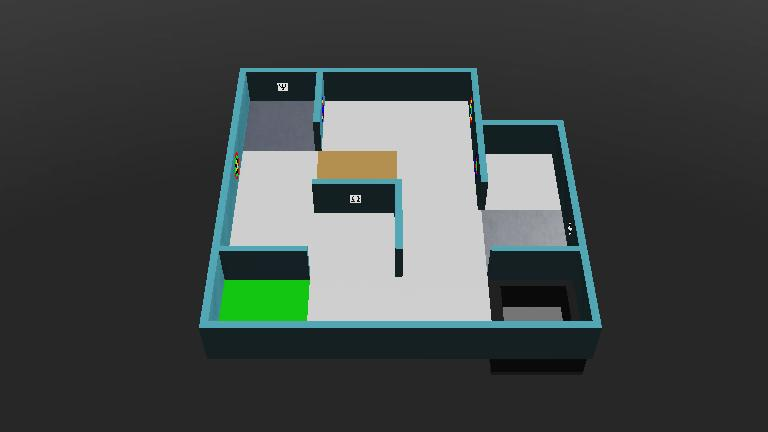
#> input picture game/worlds/.mapping_example_1_cyan_tiles.jpg, 768 x 432 px
$ python -i image.py   (imports and definitions only)
#> lines starting #> are read from the running program, lines starting #| are printed output that depends on the picture; after the words box and inside, x2 and y2 are one past the last pixel; in counts of white or black regions, pixels touching at a corner belong together
### ejemplos/codigoCompletoPepe/src/utils.py
import math
import numpy as np
from typing import Dict
from vector import Vector

import logging
# logger = logging.getLogger("willow")
# filename = 'willow.log'

# logging.basicConfig(filename=filename, encoding='utf-8', level=logging.DEBUG)

logger = logging.getLogger("willow")
logger.setLevel(logging.DEBUG)

if not logger.handlers:
    handler = logging.FileHandler("willow.log", encoding="utf-8")
    formatter = logging.Formatter('%(asctime)s - %(levelname)s - %(message)s')
    handler.setFormatter(formatter)
    logger.addHandler(handler)

logger.propagate = False

def create_csv(filename, headers):
    with open(filename, 'w') as f:
        f.write(headers + '\n')

def write_csv(filename, data):
    with open(filename, 'a') as f:
        f.write(';'.join(str(x) for x in data) + '\n')

# [73 lines left out: functions log_debug, clamp, point_on_horizontal_border, point_on_vertical_border, near_multiple, sort_cw, not called in this run]

def get_target_contour(contours, hierarchy, is_letter_contour = False):
    hierarchy = hierarchy[0]
    for component in zip(contours, hierarchy):
        current_contour = component[0]
        current_hierarchy = component[1]
        if not is_letter_contour:
            if current_hierarchy[2] >= 0:
                contour = current_contour
                return contour
        else:
            if current_hierarchy[2] < 0 and current_hierarchy[3] >= 0:
                contour = current_contour
                return contour
    return None

# [14 lines left out: functions get_percentage, get_vectors_average, not called in this run]

def get_nearest_multiple(num, mult = 0.06):
    return round(num / mult) * mult

def wrap_to_pi(angle: float) -> float:
    """Envuelve un ángulo a (-pi, pi]."""
    return (angle + math.pi) % (2.0 * math.pi) - math.pi

# [34 lines left out: function cardinal_ray_indices, not called in this run]

def order_nearest_points(points, reference):
    points.sort(key=lambda p: abs(reference - p))
    return points

# [13 lines left out: functions get_prev_follow_index, get_corrected_position, not called in this run]

### ejemplos/codigoCompletoPepe/src/vector.py
import math

class Vector:
    @staticmethod
    def from_tuple(tuple):
        return Vector(tuple[0], tuple[1])

    # [5 lines left out: function from_angle, not called in this run]

    def __init__ (self, x, y):
        self.x = x
        self.y = y

    # [21 lines left out: functions distance_to, normalized, length, not called in this run]

    def angle(self):
        return math.atan2(-self.x, -self.y)

    # [4 lines left out: function angle_to, not called in this run]

    def cross(self, another_vector):
        return self.x * another_vector.y - self.y * another_vector.x

    def dot(self, another_vector):
        return self.x * another_vector.x + self.y * another_vector.y

    # [6 lines left out: function rotated, not called in this run]

    def round(self):
        return Vector(round(self.x), round(self.y))

    def floor(self):
        return Vector(math.floor(self.x), math.floor(self.y))

    def get_opposite(self):
        return self.rotated(math.pi)

    def __add__(self, vector):
        return Vector(self.x + vector.x, self.y + vector.y)

    def __sub__(self, vector):
        return Vector(self.x - vector.x, self.y - vector.y)

    def __mul__(self, scalar):
        return Vector(self.x * scalar, self.y * scalar)

    def __rmul__(self, scalar):
        return self*scalar

    def __truediv__(self, scalar):
        return Vector(self.x / scalar, self.y / scalar)

    def __repr__(self):
        return f"Vector({self.x}, {self.y})"

    # [4 lines left out: function __eq__, not called in this run]

    def __hash__(self):
        key = (self.x, self.y)
        return hash(key)

Vector.UP = Vector(0, -1)
Vector.DOWN = Vector(0, 1)
Vector.LEFT = Vector(-1, 0)
Vector.RIGHT = Vector(1, 0)
#> further down, picture is the input picture: shape (432, 768, 3); mean B, G, R 69.9, 71.3, 65.5
Vector.ONE = Vector(1, 1)
Vector.ZERO = Vector(0, 0)

### ejemplos/codigoCompletoPepe/src/image.py
import cv2
import utils
import numpy as np
from enum import Enum
from vector import Vector
from decimal import Decimal
from fractions import Fraction

MIN_AREA = 100
MIN_COGNITIVE_AREA = 500

class ColourValues(Enum):
    """This class defines the RGB values for the colours that cognitive targets contain inside them (each possible ring colour)."""
    # In terms of RGB values
    BLACK = (0, 0, 0)
    RED = (207, 0, 0)
    BLUE =  (0, 0, 207)
    GREEN = (0, 207, 0)
    YELLOW = (207, 207, 0)

class ColourScores(Enum):
    """This class defines the scores for the colours that cognitive targets contain inside them (each possible ring colour)."""
    BLACK = -2
    RED = -1
    YELLOW = 0
    GREEN = 1
    BLUE = 2

class ImageProcessor:

    def __init__(self):
        self.last_token_position = Vector(10000, 10000)
        self.last_token_direction = Vector.ONE
        self.counter = 0
        self.debugging = False

    # [155 lines left out: functions debug_show, clean_image, is_yellow, is_red, is_blue, is_green and 8 more, not called in this run]

    def threshold_image(self, img):
        """An own thresh that is adptative to the simulation's noise, setting as white crucial color pixels
        and as black the not crucial ones for the victims detection. NumPy operartors are used due to its efficiency
        (faster than Python loops)."""
        if img is None: return None
        if img.size == 0: return None

        b = img[...,0]
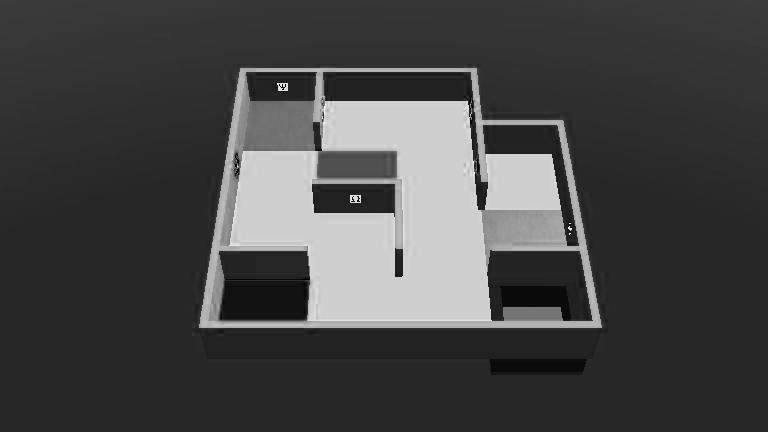
#> b: shape (432, 768); min 0, max 255, mean 69.9
        g = img[...,1]
        r = img[...,2]
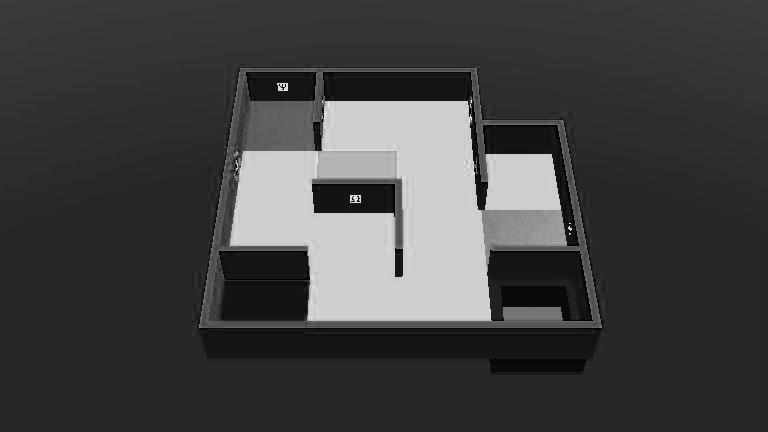
#> r: shape (432, 768); min 0, max 255, mean 65.5

        is_wall = (r < g) & (g < b) & (r < (g * 0.625)) & (r > ( g * 0.45)) & (g >= 0.9 * b)
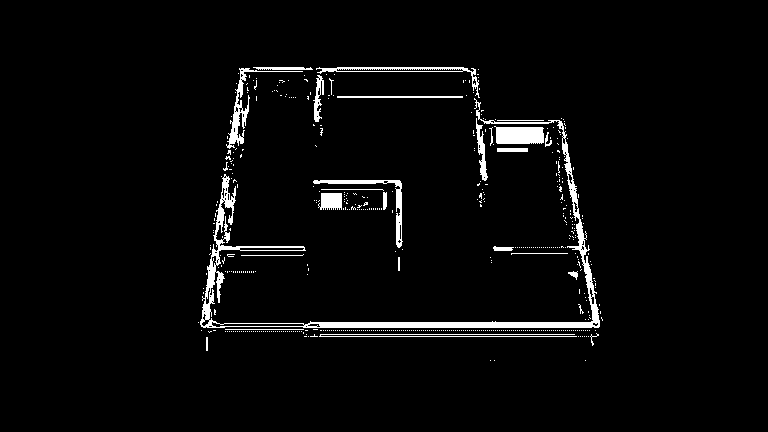
#> is_wall: shape (432, 768) bool; 3.4% white; 512 white regions (486 under 20 px), largest, box (x1, y1, x2, y2) and area: (200, 98, 600, 328) 4830, (494, 126, 544, 144) 804, (226, 68, 303, 149) 701
        is_black = (b <= 50) & (g <= 50) & (r <= 50)
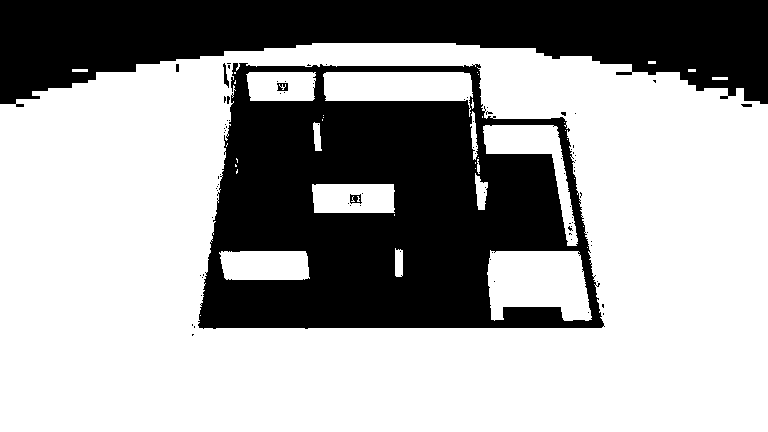
#> is_black: shape (432, 768) bool; 64.4% white; 86 black regions (79 under 20 px), largest, box (x1, y1, x2, y2) and area: (198, 63, 605, 329) 69420, (0, 0, 768, 107) 48400, (350, 194, 362, 204) 73
        is_not_crucial = is_wall | is_black # Is crucial: yellow, red, white
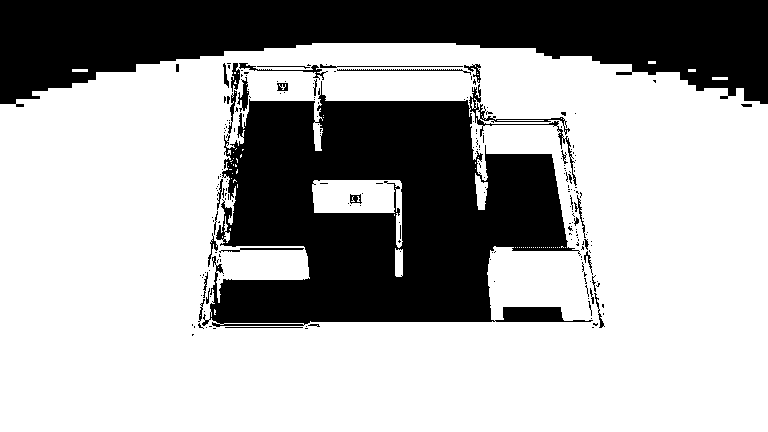
#> is_not_crucial: shape (432, 768) bool; 66.7% white; 216 black regions (182 under 20 px), largest, box (x1, y1, x2, y2) and area: (202, 81, 593, 327) 58947, (0, 0, 768, 107) 48400, (239, 63, 328, 80) 234

        channels = img.shape[2] if img.ndim == 3 else 1
#> channels = 3
        fill_white = (255, 255, 255, 255) if channels == 4 else (255, 255, 255)
#> fill_white = (255, 255, 255)
        fill_black = (0, 0, 0, 255) if channels == 4 else (0, 0, 0)
#> fill_black = (0, 0, 0)

        aux_img = np.full_like(img, fill_white, dtype=np.uint8)
        aux_img[is_not_crucial] = fill_black

        grey = cv2.cvtColor(aux_img, cv2.COLOR_BGR2GRAY)
        _, thresh = cv2.threshold(grey, 125, 255, cv2.THRESH_BINARY)
#> grey: shape (432, 768); 33.3% white; 216 white regions (182 under 20 px)
        # self.debug_show(thresh, "thresh")
        return thresh

    # [38 lines left out: function threshold_cognitive_image, not called in this run]

    def get_contour_centre(self, img, analyzing_after_placing = False, is_zoomed_img = False, is_cognitive = False):
        """It returns the centre of the contour, if it is not found, it returns None."""
        if not is_cognitive:
            contour, _ = self.clean_image_with_own_thresh(img, is_zoomed_img = is_zoomed_img, debug_show = False)
            # print(f"Is contour None? {contour is None}")
        else:
            # print(f"Is cognitive, using different cleaning image!")
            contour, _ = self.clean_cognitive_image_with_own_thresh(img)
        if contour is None and analyzing_after_placing:
            if not is_cognitive:
                thresh = self.threshold_image(img)
            else:
                thresh = self.threshold_cognitive_image(img)
            contours, _ = cv2.findContours(thresh, cv2.RETR_TREE, cv2.CHAIN_APPROX_SIMPLE)
            contour = self.select_biggest_contour(contours)
            if contour is None: return None

        contour_centre = self.obtain_contours_centre(contour)
        # print(f"Contour centre: {contour_centre}")
        return contour_centre

    def clean_image_with_own_thresh(self, converted_img, analyzing_after_placing = False, is_zoomed_img = False, debug_show = False):
        """Same logic that clean_image but using our own thresh, this step is used when analyzing the complete image and
        when using the is_image, to detect if the image is a sign or not."""
        aux_img = converted_img.copy()
        if converted_img is None:
            return None, None
        thresh = self.threshold_image(converted_img)
        if debug_show:
            self.debug_show(thresh, "thresh")
        contours, hierarchy = cv2.findContours(thresh, cv2.RETR_TREE, cv2.CHAIN_APPROX_SIMPLE)
#> contours = 346 contours, 311 with area under 20; largest, box (x1, y1, x2, y2) and area: (202, 81, 593, 327) 61607, (0, 0, 768, 107) 47566, (311, 179, 404, 249) 3236, (474, 172, 489, 211) 353, (394, 247, 404, 278) 254
        if contours is None: return None, None

        # print(f"Contours {len(contours)}")
        """If theres no hierarchy to analyze (only one contour), we skip the hierarchy-based contour selection"""
        if len(contours) == 1:
            # print("ACAACA")
            contour = contours[0]
            contour = self.discard_contour(converted_img, contour, is_zoomed_img = is_zoomed_img)
            if contour is None: return None, None
            if debug_show:
                aux_img = cv2.drawContours(aux_img, [contour], -1, (0, 255, 0), 1)
                self.debug_show(aux_img, "contour")
            return contour, thresh

        if hierarchy is None: return None, None
        contour = utils.get_target_contour(contours, hierarchy, False)
#> the loop in get_target_contour, `for component in zip(contours, hierarchy):` made 10 passes
#> (current_contour, current_hierarchy) on passes 1 to 9: ([[192, 334], [192, 335], [193, 334]], [1, -1, -1, -1]), ([[305, 328], [307, 328]], [2, 0, -1, -1]), ([[213, 328], [215, 328]], [3, 1, -1, -1]), ([[592, 327], [593, 327]], [4, 2, -1, -1]), ([[225, 327], [302, 327]], [5, 3, -1, -1]), ([[206, 327]], [6, 4, -1, -1]), ([[306, 326]], [7, 5, -1, -1]), ([[209, 326], [211, 326]], [8, 6, -1, -1]), ([[194, 326], [194, 327]], [9, 7, -1, -1])
#> current_hierarchy on pass 10: [11, 8, 10, -1]
#> contour = [[310, 324], [309, 325], [308, 325], [316, 325], [317, 326], [319, 326], [318, 325], [318, 324]]
        if contour is None:
            biggest_contour = self.select_biggest_contour(contours)
            if debug_show:
                cv2.drawContours(aux_img, [biggest_contour], -1, (0, 255, 0), 1)
                self.debug_show(aux_img, "biggest_contour")
            contour = self.discard_contour(converted_img, biggest_contour, is_zoomed_img = is_zoomed_img)
            if contour is None and not analyzing_after_placing:
                return None, None
        return contour, thresh


    # [532 lines left out: functions clean_cognitive_image_with_own_thresh, clean_contour, discard_contour, clean_letter, select_biggest_contour, count_black_white_pixels and 22 more, not called in this run]

    def obtain_contours_centre(self, cnt):
        """Returns the centre of a given contour."""
        # print(f" Contour {cnt}")
        if cnt is None or len(cnt) == 0: return None
        contour_centre = cv2.minAreaRect(cnt)[0][0]
#> contour_centre = 313.5
        return contour_centre

    # [118 lines left out: functions get_contour_corners, is_analizable, is_victim, is_cognitive, analyze_zoomed_image, analyze_image, not called in this run]

# image = ImageProcessor()
# # # # "C:\Willow\imgs\ZoomedIn\CD9449.png"
# # # image_test\other test\A4 R3.png
# img = cv2.imread("image_testing/obstacles/ci5318.png")
# # # # "C:\Willow\image_test\post_test4\special front0766.png"
# img = np.dstack((img, np.full([40,40], 255))).astype(np.uint8)

# is_image_zoomed = image.is_image_zoomed_in(img)
# print(f"Is image zoomed in: {is_image_zoomed}")

# # is_cognitive = image.is_cognitive(img)
# # print(f"Is cognitive: {is_cognitive}")

# print(f"Letter: {image.analyze_image(img, Vector(0,0), Vector(1,0))}")

# print(f"Is image: {image.is_image(img)}")
# # grey = cv2.cvtColor(img, cv2.COLOR_BGR2GRAY)
# # _, thresh = cv2.threshold(grey, 155, 255, cv2.THRESH_BINARY)
# # image.debug_show(thresh, "img")
# # # img_aux = img.copy()
# # # img_aux = cv2.cvtColor(img_aux, cv2.COLOR_BGR2HSV)
# # # image.debug_show(img_aux, "img_aux")
# # # thresh = image.threshold_image(img)
# # # image.debug_show(thresh, "thresh")
# # # image.clean_image_with_own_thresh(img)
# # # print(image.is_image(img))
# # print(image.analyze_image(img, Vector(0,0), Vector(1,0)))
# # # yellow_count, red_count, white_count, black_count, grey_count, wall_count = image.count_image_color_pixels(img)
# # # print(f"white: {white_count}, black: {black_count}, wall: {wall_count}, red: {red_count}, yellow: {yellow_count}, grey: {grey_count}")
# # # is_image_zoomed = image.is_image_zoomed_in(img)
# # # print(f"Is image zoomed in: {is_image_zoomed}")
# # # if is_image_zoomed:
# # #     a = image.analyze_zoomed_image((img), Vector(0,0), Vector(1,0))
# # #     print(f"Analyzed zoomed image: {a}")
# # # contour_centre = image.get_contour_centre(img)
# # # print(f"Contour centre: {contour_centre}")
# # # print(image.analyze_zoomed_image(img, Vector(0,0), Vector(1,0)))
# # # print(image.analyze_image(img, Vector(0,0), Vector(1,0)))
# # # contour_centre = image.get_contour_centre(img)
# # # print(f"Contour centre: {contour_centre}")
# print("---------------------------------------------------------------------------------------------------")

>>> import cv2
>>> picture = cv2.imread('../../../game/worlds/.mapping_example_1_cyan_tiles.jpg')
>>> result = ImageProcessor().get_contour_centre(picture)
#> result = 313.5

$ run again, on game/worlds/.objetos.jpg
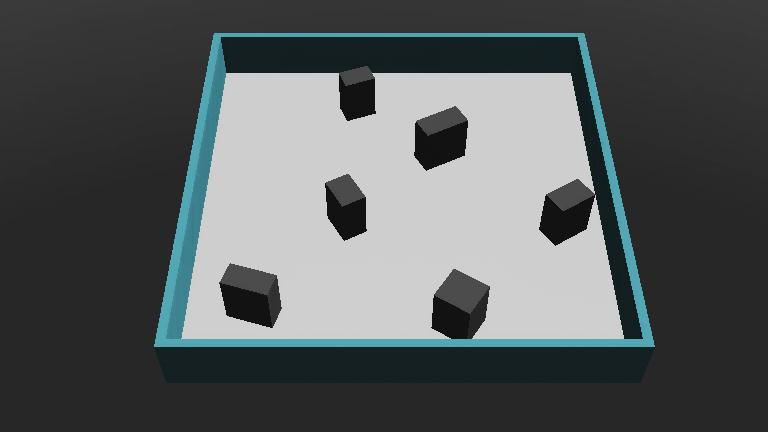
#> input picture game/worlds/.objetos.jpg, 768 x 432 px
#> picture is the input picture: shape (432, 768, 3); mean B, G, R 92.2, 91.4, 86.6
#> in threshold_image, `is_wall = (r < g) & (g < b) & (r < (g * 0.625)) & (r > ( g * 0.45)) & ..`:
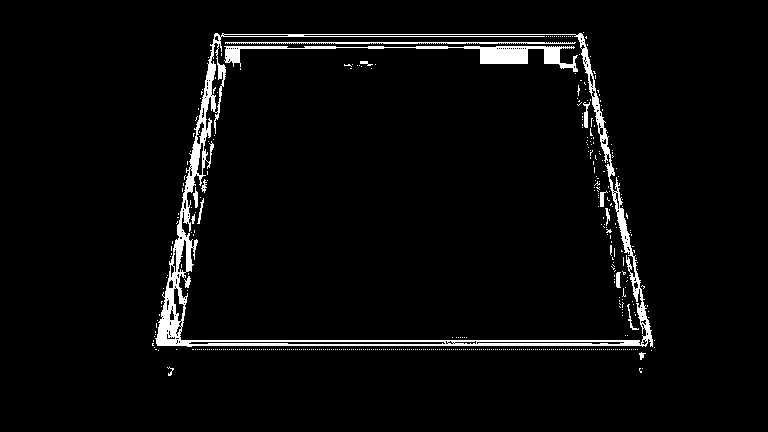
#> is_wall: shape (432, 768) bool; 3.7% white; 467 white regions (451 under 20 px), largest, box (x1, y1, x2, y2) and area: (155, 33, 653, 347) 8367, (224, 46, 578, 72) 2080, (225, 42, 576, 44) 587
#> is_black: shape (432, 768) bool; 54.4% white; 76 black regions (70 under 20 px), largest, box (x1, y1, x2, y2) and area: (0, 0, 768, 349) 151158, (616, 64, 632, 67) 48, (741, 96, 752, 99) 30, (195, 92, 199, 103) 27, (176, 56, 184, 59) 24, (606, 73, 608, 85) 24
#> in threshold_image, `is_not_crucial = is_wall | is_black`:
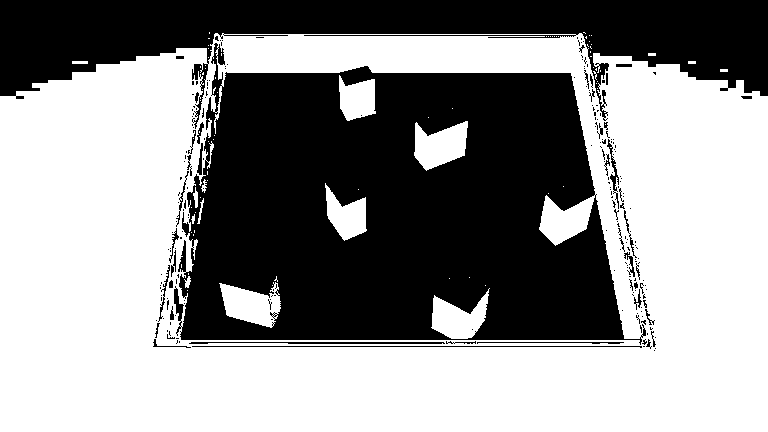
#> is_not_crucial: shape (432, 768) bool; 57% white; 225 black regions (185 under 20 px), largest, box (x1, y1, x2, y2) and area: (174, 43, 646, 345) 98110, (0, 0, 768, 129) 41165, (192, 346, 642, 348) 452
#> grey: shape (432, 768); 43% white; 225 white regions (185 under 20 px)
#> contours = 370 contours, 337 with area under 20; largest, box (x1, y1, x2, y2) and area: (174, 43, 646, 345) 107086, (0, 0, 768, 129) 39792, (413, 120, 469, 172) 1877, (218, 281, 282, 329) 1864, (430, 288, 490, 340) 1742
#> the loop in get_target_contour, `for component in zip(contours, hierarchy):` made 37 passes
#> (current_contour, current_hierarchy) on passes 1, 2, 3, 8, 9, 13: ([[654, 350]], [1, -1, -1, -1]), ([[655, 348]], [2, 0, -1, -1]), ([[643, 346], [644, 346]], [3, 1, -1, -1]), ([[179, 341], [179, 342]], [8, 6, -1, -1]), ([[177, 340], [177, 342], [176, 343], [177, 342]], [9, 7, -1, -1]), ([[176, 338], [178, 338]], [13, 11, -1, -1])
#> in clean_image_with_own_thresh, `contour = utils.get_target_contour(contours, hierarchy, False)`: contour = contour of 11 points, box (x1, y1, x2, y2) (643, 300, 647, 308), area 8
#> in obtain_contours_centre, `contour_centre = cv2.minAreaRect(cnt)[0][0]`: contour_centre = 644.7
